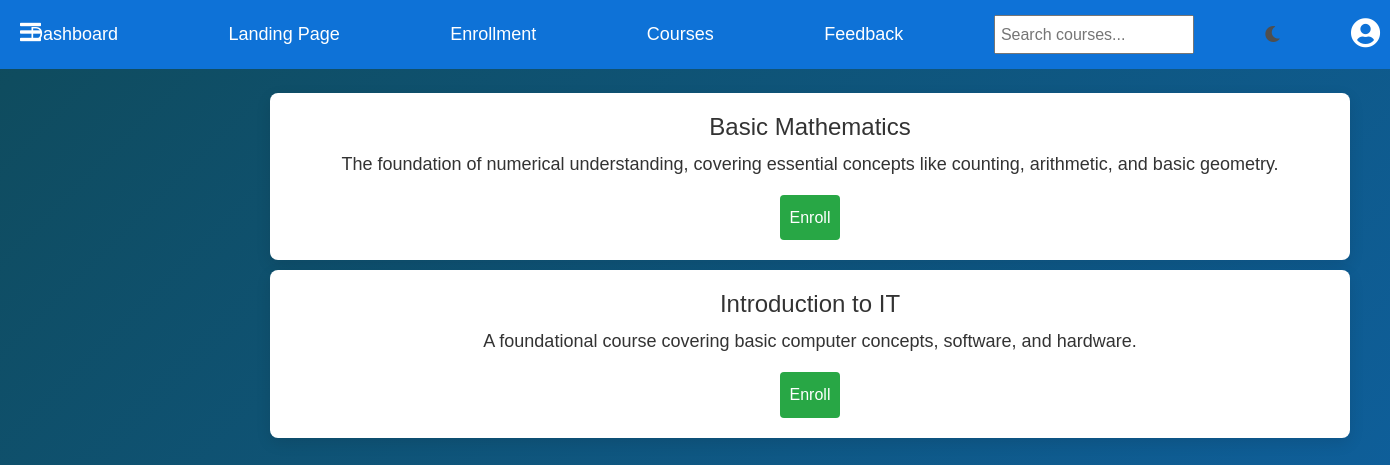
The app's page /courses.php (signed in) with its own data.
### tables this page shows
CREATE TABLE `courses` (
  `course_id` int(11) NOT NULL,
  `course_name` varchar(100) NOT NULL,
  `course_description` text DEFAULT NULL
);

### courses.php (the view, shortened to what this page needs)
<?php
require 'db.connection.php';
$stmt = $pdo->query("SELECT * FROM courses");
$courses = $stmt->fetchAll();
?>
<!DOCTYPE html>
<html lang="en">
<head>
    <link rel="stylesheet" href="https://cdnjs.cloudflare.com/ajax/libs/font-awesome/5.15.4/css/all.min.css" />
    <link rel="stylesheet" href="https://cdnjs.cloudflare.com/ajax/libs/mdb-ui-kit/6.3.0/mdb.min.css" />
</head>
<body>
<i id="sidebarToggle" class="fas fa-bars"></i>
<nav>
    <a href="dashboard.php">Dashboard</a>
    <a href="landingpage.php">Landing Page</a>
    <a href="enroll.php">Enrollment</a>
    <a href="courses.php">Courses</a>
    <a href="feedback.php">Feedback</a>
    <div class="search-bar">
        <input type="text" id="courseSearch" placeholder="Search courses...">
    </div>
    <span class="dark-mode-toggle" id="darkModeToggle"><i class="fas fa-moon"></i></span>
    <div class="profile-dropdown">
        <i class="fas fa-user-circle" style="font-size: 30px; color: white; cursor: pointer;"></i>
    </div>
</nav>
<div class="container">
    <h1>IT Management Courses</h1>
    <?php foreach ($courses as $course): ?>
        <div class="course-item">
            <h2><?= htmlspecialchars($course['course_name']); ?></h2>
            <p><?= htmlspecialchars($course['course_description']); ?></p>
            <form method="POST">
                <button type="submit">Enroll</button>
            </form>
        </div>
    <?php endforeach; ?>
</div>
</body>
</html>

### courses.php (style rules this page uses)
body { font-family: Arial, sans-serif; margin: 0; padding: 0; background: linear-gradient(135deg, #0f4b5c, #0e72d7); background-size: 200% 200%; animation: backgroundAnimate 15s ease infinite; }
.container { margin-left: 240px; padding: 20px; text-align: center; color: white; }
h1 { font-size: 36px; margin-bottom: 30px; }
.course-item { background: #ffffff; padding: 20px; margin: 10px; border-radius: 8px; color: #333; box-shadow: 0px 5px 15px rgba(0, 0, 0, 0.1); transition: transform 0.2s ease-in-out; }
.course-item h2 { font-size: 24px; }
.course-item p { font-size: 18px; }
button { background-color: #28a745; color: white; border: none; padding: 10px; border-radius: 4px; cursor: pointer; transition: background-color 0.3s ease; }
#sidebarToggle { font-size: 24px; color: white; cursor: pointer; position: fixed; top: 20px; left: 20px; z-index: 1100; }
nav { position: fixed; top: 0; left: 0; width: 100%; background-color: #0e72d7; padding: 10px; z-index: 100; display: flex; justify-content: space-between; align-items: center; transition: all 0.3s ease; }
nav a { color: white; text-decoration: none; padding: 10px 20px; font-size: 18px; }
.search-bar input { padding: 5px; font-size: 16px; width: 200px; }
.profile-dropdown { position: relative; display: inline-block; }

### records on screen
courses: course_name "Basic Mathematics", course_description "The foundation of numerical understanding, covering essential concepts like counting, arithmetic, and basic geometry."
courses: course_name "Introduction to IT", course_description "A foundational course covering basic computer concepts, software, and hardware."
